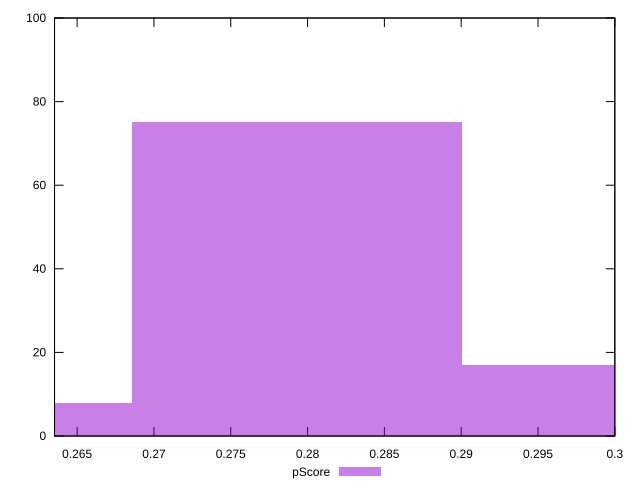

This figure's gnuplot source:
reset

$pScore <<EOF
0.279291388393864 75
0.3007753413472382 17
0.2578074354404899 8
EOF

set key outside below
set boxwidth 0.021483952953374158
set xrange [0.2635294117647059:0.3]
set yrange [0:100]
set trange [0:100]
set style fill transparent solid 0.5 noborder
set terminal svg size 640, 490 enhanced background rgb 'white'
set output "report_00018_2021-02-10T15-25-16.877Z/uses-text-compression/samples/pages+cached+noadtech+nomedia/pScore/histogram.svg"

plot $pScore title "pScore" with boxes

reset
